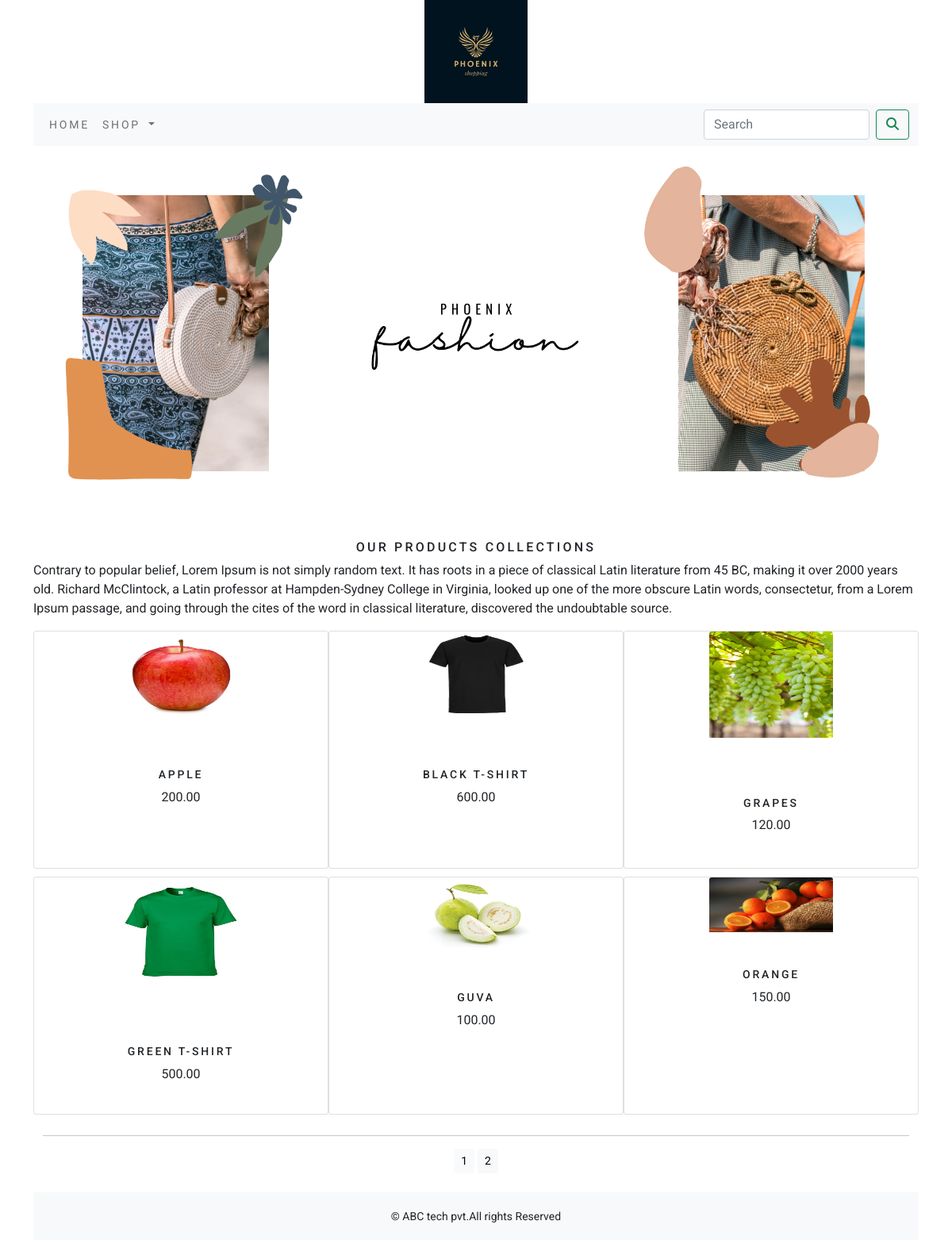
The app's page /shop/ with its own data.
### shop/models.py (models this page shows, shortened)
class Product(models.Model):
    name=models.CharField(max_length=250,unique=True)
    slug=models.SlugField(max_length=250,unique=True)
    description=models.TextField(blank=True)
    price=models.DecimalField(max_digits=10,decimal_places=2)
    category=models.ForeignKey(Category,on_delete=models.CASCADE)
    image=models.ImageField(upload_to='product',blank=True)
    stock=models.IntegerField()
    available=models.BooleanField(default=True)
    created=models.DateTimeField(auto_now_add=True)
    updated=models.DateTimeField(auto_now=True)
    def get_url(self):
        return reverse('shop:prodCatdetail', args=[self.category.slug,self.slug])
    class Meta:
        ordering = ('name',)
        verbose_name = 'product'
        verbose_name_plural = 'products'

### shop/views.py (the view)
# urls.py: path('',views.allProdCat,name='allProdCat'),
def allProdCat(request,c_slug=None):
    c_page=None
    products_list=None
    if c_slug!=None:
        c_page=get_object_or_404(Category,slug=c_slug)
        products_list=Product.objects.all().filter(category=c_page,available=True)
    else:
        products_list=Product.objects.all().filter(available=True)
    paginator=Paginator(products_list,6)
    try:
        page=int(request.GET.get('page','1'))
    except:
        page=1
    try:
        products=paginator.page(page)
    except (EmptyPage,InvalidPage):
        products=paginator.page(paginator.num_pages)
    return render(request,"category.html",{'category':c_page,'products':products})

### cart/context_processors.py (called while the page is built)
def counter(request):
    item_count=0
    if 'admin' in request.path:
        return{}
    else:
        try:
            cart=Cart.objects.filter(cart_id=cart_id(request))
            cart_items=CartItem.objects.all().filter(cart=cart[:1])
            for cart_item in cart_items:
                item_count += cart_item.quantity
        except Cart.DoesNotExist:
            item_count =0
    return dict(item_count=item_count)

### cart/views.py (called while the page is built)
def cart_id(request):
    cart=request.session.session_key
    if not cart:
        cart=request.session.create()
    return cart

### shop/context_processors.py (called while the page is built)
def menu_links(request):
    links=Category.objects.all()
    return dict(links=links)

### shop/models.py (called while the page is built)
    def get_url(self):
        return reverse('shop:product_by_category',args=[self.slug])

### templates/category.html (shortened to what this page needs)
{% extends 'base.html' %}
{% load static %}
{% block content %}
<div class="mx_auto">
     {% if category %}
    <img class="my_image" src="{{category.image.url}}" alt="{{category.name}}">
</div>
<br>
<div>
    <h1 class="text-center my_title">{{category.name}}</h1>
    <p class="text-justify">{{category.description}}</p>
</div>
    {% else %}
<div>
<img class="my_image my_image_padding" src="{% static 'img/banner.png' %}" alt="our product" width="1450px;" height="550px;">
</div>
<br>
<div>
    <h1 class="text-center my_title">Our Products Collections</h1>
    <p class="text-justify">Contrary to popular belief, Lorem Ipsum is not simply random text. It has roots in a piece of classical Latin literature from 45 BC, making it over 2000 years old. Richard McClintock, a Latin professor at Hampden-Sydney College in Virginia, looked up one of the more obscure Latin words, consectetur, from a Lorem Ipsum passage, and going through the cites of the word in classical literature, discovered the undoubtable source.</p>
</div>
    {% endif %}
<div class="container">
    <div class="row mx_auto">
        {% for product in products.object_list %}
        <div class="my_bottom_margin col-9 col-sm-12 col-md-4 col-lg-4">
            <div class="row">
            <div class="card text-center" style="width:400px; height:300px;">
                <a href="{{product.get_url}}"><img class="card-img-top my_image" src="{{product.image.url}}" alt="{{product.name}}" style="width:45%; height:70%;"> </a>
                <div class="card-body">
                    <h4>{{product.name}}</h4>
                    <p>{{product.price}}</p>
                </div>
                </div>
            </div>
        </div>
        {% endfor %}
    </div>
    <div class="mx-auto">
        {% if products.paginator.num_pages > 1 %}
        <hr>
        <div class="text-center">
            {% for pg in products.paginator.page_range %}
            <a href="?page={{pg}}" class="btn btn-light btn-sm {% if products.number == pg %} active {% endif %}">{{pg}}</a>
            {% endfor %}
        </div>
        {% endif %}
    </div>
    <br>
</div>
{% endblock %}

### templates/base.html (shortened to what this page needs)
{% load static %}
<!DOCTYPE html>
<html lang="en">
<head>
    <link href="{% static 'css/bootstrap.min.css' %}" rel="stylesheet">
    <link rel="stylesheet" href="{% static 'css/custom.css' %}">
</head>
<body>
<div class="container">
{% include 'header.html' %}
{% include 'navbar.html' %}
{% block content %}
{% endblock %}
</div>
{% include 'footer.html' %}
</body>
</html>

### templates/header.html
{% load static %}
<header>
  <center>
    <a href="{% url 'shop:allProdCat' %}"> <img src="{% static 'img/logo1.png' %}" alt="logoimage" width="130px;" height="130px;">
  </center>
</header>

### templates/navbar.html (shortened to what this page needs)
<nav class="navbar navbar-expand-lg navbar-light bg-light">
  <div class="container-fluid">
    <div class="collapse navbar-collapse" id="navbarSupportedContent">
      <ul class="navbar-nav me-auto mb-2 mb-lg-0">
        <li class="nav-item">
          <a class="nav-link" href="#">Home</a>
        </li>
        <li class="nav-item dropdown {% if 'shop' in request.path %} active {% endif %}">
          <a class="nav-link dropdown-toggle" href="#" id="navbarDropdown" role="button" data-bs-toggle="dropdown" aria-expanded="false">
            Shop
          </a>
        </li>
      </ul>
      <form class="d-flex" action="{% url 'search_app:SearchResult' %}" method="get">
        <input class="form-control me-2" type="search" placeholder="Search" name="q" aria-label="Search">
        <button class="btn btn-outline-success" type="submit"><i class="fa fa-search"></i></button>
      </form>
    </div>
  </div>
</nav>

### templates/footer.html
<div class="footer navbar-fixed-bottom my_footer">
  <p class="text-center">&copy; ABC tech pvt.All rights Reserved</p>
</div>

### static/css/custom.css (style rules this page uses)
body { font-family: 'Roboto', sans-serif; }
.nav-item { letter-spacing: .2em; font-size:14px; text-transform:uppercase; }
.my_footer { background-color:#f8f9fa; height:60px; }
.my_footer p { padding-top:20px; font-size:14px; }
.my_image { width:100%; height:auto; }
.my_title { font-size:16px; text-transform:uppercase; letter-spacing:.2em; }
.my_image_padding { padding:5px; }
.my_bottom_margin { margin-bottom:10px; }
.card-body h4 { font-size:14px; text-transform:uppercase; letter-spacing: .2em; }

### records on screen
Product: image (picture), name "APPLE", price "200.00"
Product: image (picture), name "BLACK T-SHIRT", price "600.00"
Product: image (picture), name "GRAPES", price "120.00"
Product: image (picture), name "GREEN T-SHIRT", price "500.00"
Product: image (picture), name "GUVA", price "100.00"
Product: image (picture), name "ORANGE", price "150.00"

### other values on screen
{{ pg }} "1" "2"
